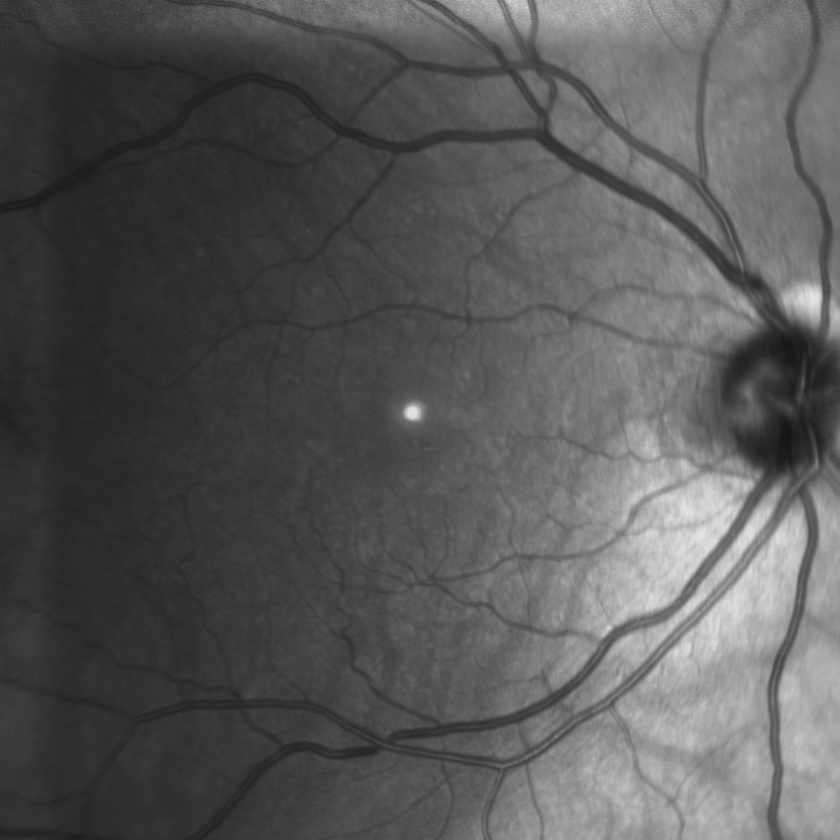
#> input picture slo_input.jpg, 840 x 840 px, shrunk from 1536 x 1536 before the run
$ python enhancement_operators.py
#> lines starting #> are read from the running program, lines starting #| are printed output that depends on the picture
import matplotlib.pyplot as plt
import numpy as np
import cv2


def get_cdf_hist(image_input):
    """
    Method to compute histogram and cumulative distribution function

    :param image_input: input image
    :return: cdf
    """
    hist, bins = np.histogram(image_input.flatten(), 256, [0, 256])
    cdf = hist.cumsum()
    cdf_normalized = cdf * float(hist.max()) / cdf.max()
    return cdf_normalized


# [55 lines left out: functions contrast_brightness, gamma_enhancement, log_enhancement, gauss_enhancement, not called in this run]


def hist_enhancement(image):
    """
    Histogram equalization to enhance the input image
    :param image: input image
    :return: enhanced image
    """
    enhanced_image = cv2.equalizeHist(image)
    cdf = get_cdf_hist(enhanced_image)
    return enhanced_image, cdf


def clahe_enhancement(image, threshold, grid_size=(16, 16)):
    """
    Adaptive histogram equalization to enhance the input image
    :param image: input image
    :param threshold: clipping threshold
    :param grid_size: local neighbourhood
    :return: enhanced image
        """
    clahe = cv2.createCLAHE(clipLimit=threshold, tileGridSize=grid_size)
    enhanced_image = clahe.apply(image)
    cdf = get_cdf_hist(enhanced_image)
    return enhanced_image, cdf


# [47 lines left out: function image_enhancement_spatial, not called in this run]


def image_enhancement_spectral():
    """
    Main method to change the pixels based on distribution spectrum
    :return: image grid
    """

    image_slo = plt.imread("slo_input.jpg")
#> image_slo is the input picture: shape (840, 840); min 21, max 229, mean 88
    image_retina = plt.imread("retina_input.jpg")
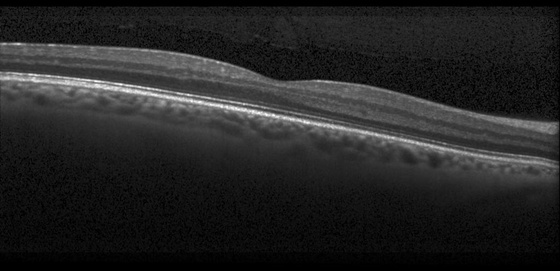
#> input picture retina_input.jpg, 560 x 271 px, shrunk from 1024 x 496 before the run
#> image_retina is the input picture: shape (271, 560); min 0, max 255, mean 37

    cdf_input = get_cdf_hist(image_slo)
#> in get_cdf_hist, `hist, bins = np.histogram(image_input.flatten(), 256, [0, 256])`: hist = 256 values, max 15229 at index 47, min 0 at index 0, mean 2756.2; bins = 257 values from 0 to 256
#> in get_cdf_hist, `cdf = hist.cumsum()`: cdf = 256 values from 0 to 705600
#> in get_cdf_hist, `cdf_normalized = cdf * float(hist.max()) / cdf.max()`: cdf_normalized = 256 values from 0 to 15229
#> cdf_input = 256 values from 0 to 15229

    fig, axs = plt.subplots(2, 3, figsize=(8, 6))
    axs[0, 0].imshow(image_slo, cmap='gray', vmin=0, vmax=255)
    axs[0, 0].set_title("Input")
    axs[1, 0].hist(image_slo.flatten(), 256, [0, 256], color='r')
    axs[1, 0].plot(cdf_input)

    enhanced_hist, cdf_hist = hist_enhancement(image_slo)
#> in hist_enhancement, `enhanced_image = cv2.equalizeHist(image)`:
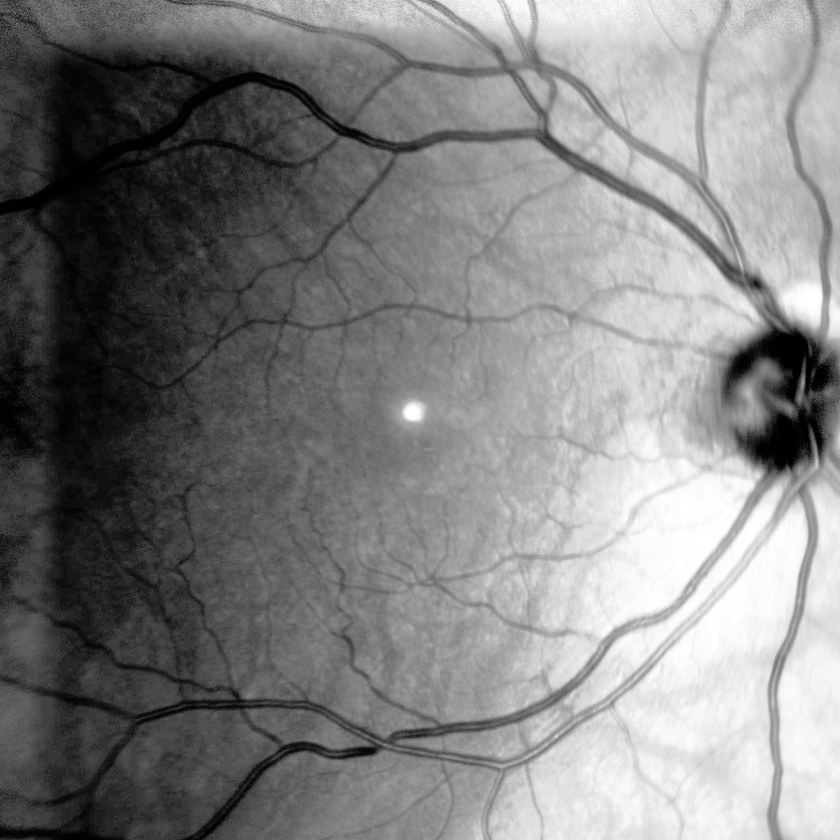
#> enhanced_image: shape (840, 840); min 0, max 255, mean 128.7
#> in hist_enhancement, `cdf = get_cdf_hist(enhanced_image)`: cdf = 256 values from 26.66 to 15229
#> cdf_hist = 256 values from 26.66 to 15229
    axs[0, 1].imshow(enhanced_hist, cmap='gray', vmin=0, vmax=255)
    axs[0, 1].set_title("Histogram Equalization")
    axs[1, 1].hist(enhanced_hist.flatten(), 256, [0, 256], color='r')
    axs[1, 1].plot(cdf_hist)

    enhanced_clahe, cdf_clahe = clahe_enhancement(image_slo, 10)
#> in clahe_enhancement, `enhanced_image = clahe.apply(image)`:
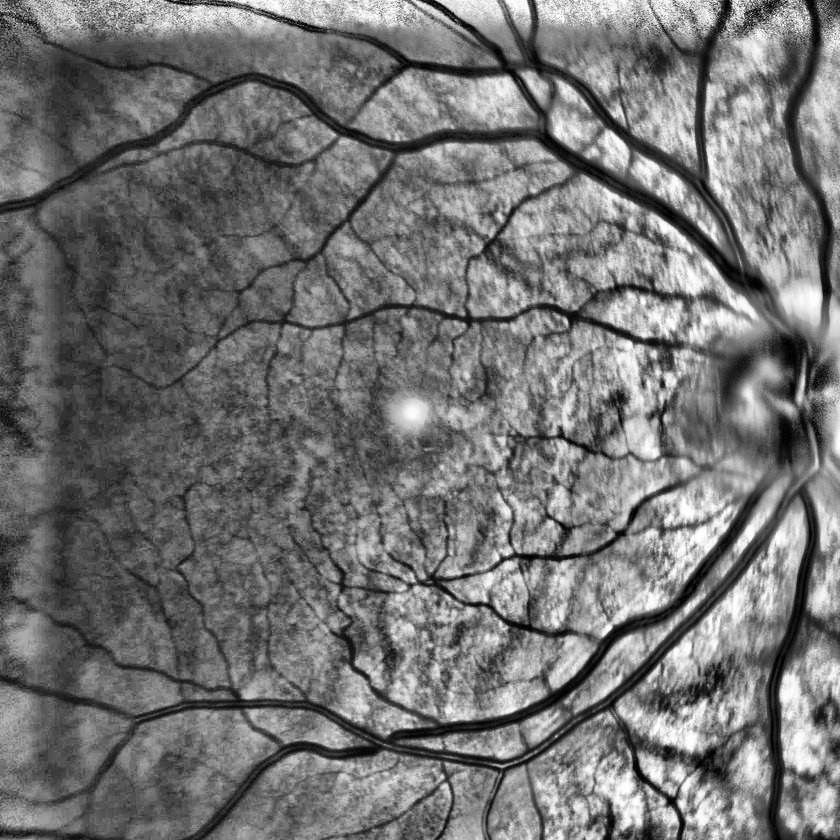
#> enhanced_image: shape (840, 840); min 0, max 255, mean 115.1
#> in clahe_enhancement, `cdf = get_cdf_hist(enhanced_image)`: cdf = 256 values from 0.156 to 5806
#> cdf_clahe = 256 values from 0.156 to 5806
    axs[0, 2].imshow(enhanced_clahe, cmap='gray', vmin=0, vmax=255)
    axs[0, 2].set_title("CLAHE")
    axs[1, 2].hist(enhanced_clahe.flatten(), 256, [0, 256], color='r')
    axs[1, 2].plot(cdf_clahe)

    for i in range(2):
        for j in range(3):
            axs[i, j].set_xticks([])
            axs[i, j].set_yticks([])
    plt.tight_layout()
    plt.show()
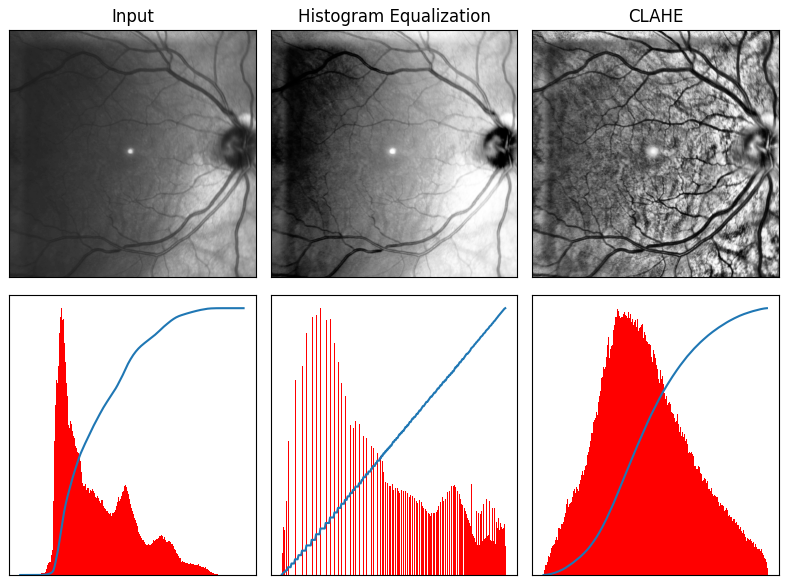
#> figure drawn by matplotlib, 6 panels


image_enhancement_spectral()
